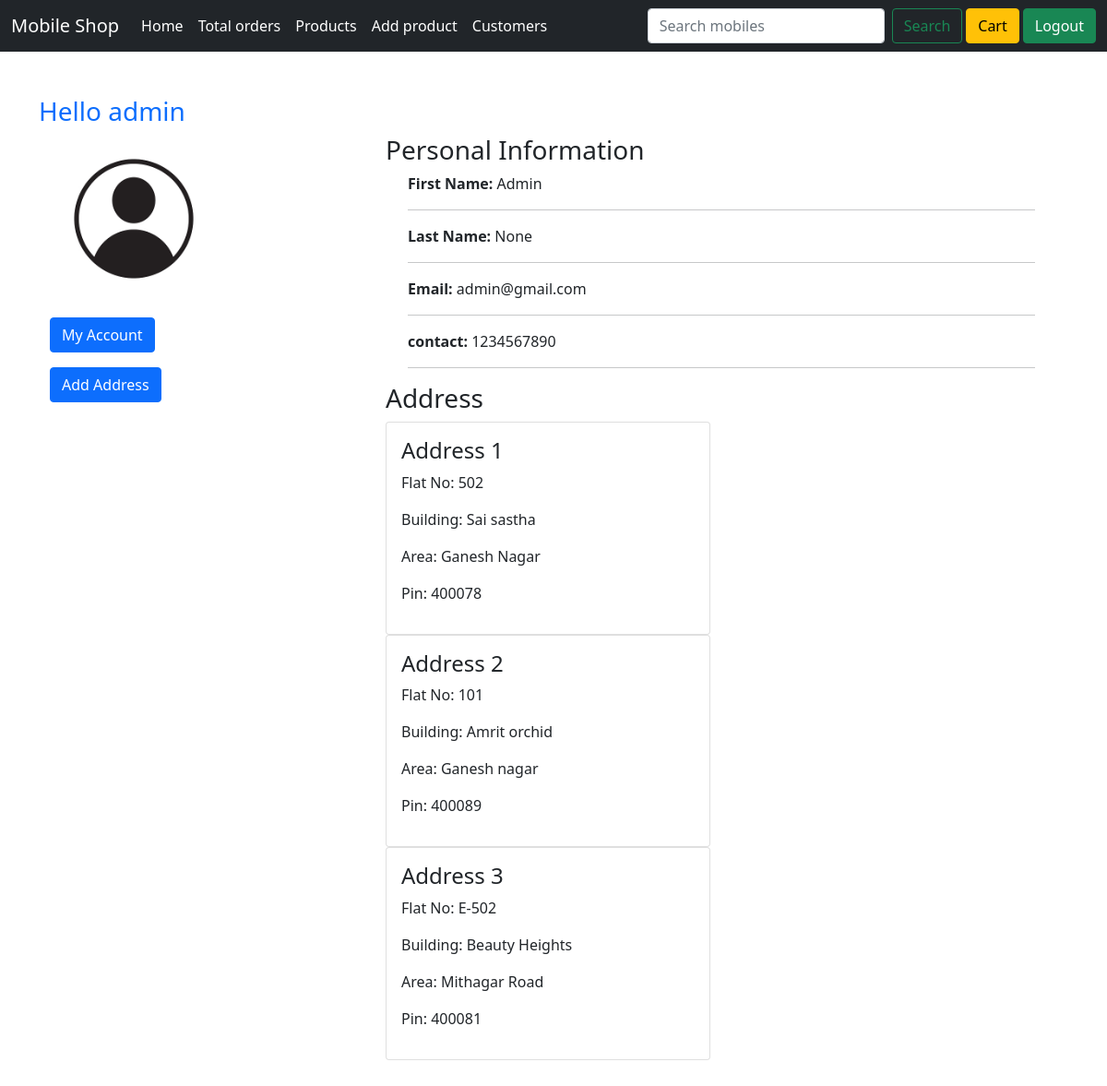
Screenshot of /account/0/ (signed in) with the database file from the repository.
### home/models.py (models this page shows)
class User(AbstractBaseUser, PermissionsMixin):
    id = models.AutoField(primary_key=True)
    email = models.EmailField(_('email address'), unique=True, max_length=150)
    user_name = models.CharField(max_length=15, unique=True)
    first_name = models.CharField(max_length=150, null=False, blank=False)
    last_name = models.CharField(max_length=150, null=True, blank=True)
    joinedOn = models.DateTimeField(default=timezone.now)
    contact = models.CharField(max_length=10, unique=True)
    is_staff = models.BooleanField(default=False)
    is_active = models.BooleanField(default=True)
    objects = CustomAccountManager()
    USERNAME_FIELD = 'email'
    REQUIRED_FIELDS = ['user_name', 'first_name']
    def __str__(self):
        return self.user_name

### customer/models.py (models this page shows, shortened)
class Address(models.Model):
    id = models.AutoField(primary_key=True)
    user_id = models.ForeignKey(User, on_delete=models.CASCADE)
    flat_no = models.CharField(max_length=50, blank=True, null=True)
    building = models.CharField(max_length=100, blank=True, null=True)
    area = models.CharField(max_length=100, blank=True, null=True)
    city = models.CharField(max_length=100, blank=True, null=True)
    pin = models.IntegerField(blank=True,null=True)

### customer/views.py (the view)
# urls.py: path('account/<int:id>/', views.account, name='account'),
def account(request, **kwargs):
    user = request.user
    address = Address.objects.filter(user_id=user)
    context = {
        'id': kwargs['id'],
        'address': address,
    }
    return render(request, 'customer/account.html', context)

### customer/templates/customer/account.html (shortened to what this page needs)
{% extends 'home/layout.html' %}
{% load static %}
{% block content %}
<div class="container my-5">
 <div class="row">
  <h3 class="text-primary">Hello {{user}}</h3>
  <section class="p-1 p-lg-0  text-sm-start">
    <div class="container">
        <div class="d-sm-flex justify-content-between">
            <div class="align-items-center">
               <div class="myprofile">
                 <img src="{% static 'assets\images\profile.jpg' %}" class="w-50" alt="myimage">
               </div>
               <div class="mt-3">
                <a href="{% url 'account' id %}" class="btn btn-primary ">My Account</a>
              </div>
              <div class="mt-3">
                <a href="{% url 'address' id %}" class="btn btn-primary ">Add Address</a>
              </div>
            </div>
            <div class="col-md-8">
              <h3>Personal Information</h3>
                <div class="center container">
                  <div><b>First Name: </b> {{user.first_name}}</div><hr>
                  <div><b>Last Name: </b> {{user.last_name}}</div><hr>
                  <div><b>Email: </b> {{user.email}}</div><hr>
                  <div><b>contact: </b> {{user.contact}}</div><hr>
                </div>
                <h3 class="my-2">Address</h3>
                <div class="row">
                  <div class="col-sm-6">
                  {% for ad in address %}
                  <div class="card">
                      <div class="card-body">
                       <h4>Address {{forloop.counter}}</h4>
                       <p>Flat No: {{ad.flat_no}}</p>
                       <p>Building: {{ad.building}}</p>
                       <p>Area: {{ad.area}}</p>
                       <p>Pin: {{ad.pin}}</p>
                      </div>
                     </div>
                  {% empty %}
                     <i>No address added!</i>
                  {% endfor %}
                  </div>
                 </div>
            </div>
          </div>
    </div>
</section>
 </div>
</div>
{% endblock content %}

### rows the page displays
User: user_name "admin", first_name "Admin", last_name "None", email "admin@gmail.com", contact "1234567890"
Address: flat_no "502", building "Sai sastha", area "Ganesh Nagar", pin "400078"
Address: flat_no "101", building "Amrit orchid", area "Ganesh nagar", pin "400089"
Address: flat_no "E-502", building "Beauty Heights", area "Mithagar Road", pin "400081"
